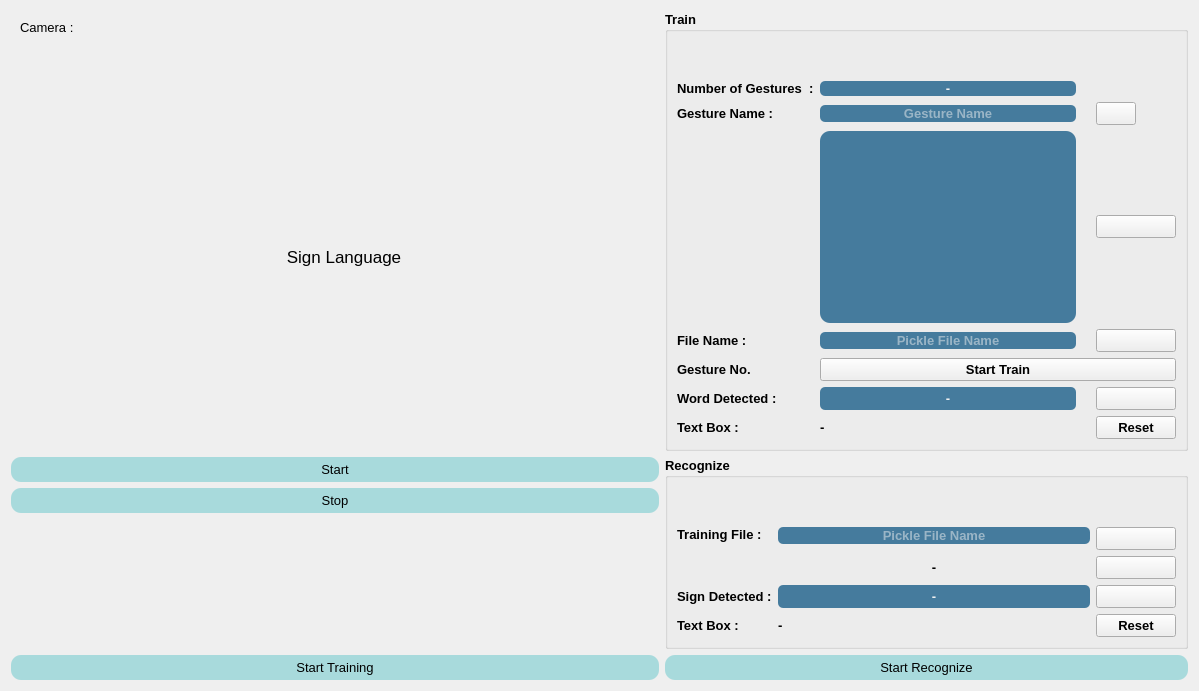
               <widget class="QWidget" name="page_sign">
                <layout class="QGridLayout" name="gridLayout_2">
                 <item row="0" column="0" alignment="Qt::AlignTop">
                  <widget class="QWidget" name="Camera" native="true">
                   <property name="minimumSize">
                    <size>
                     <width>648</width>
                     <height>432</height>
                    </size>
                   </property>
                   <property name="maximumSize">
                    <size>
                     <width>640</width>
                     <height>360</height>
                    </size>
                   </property>
                   <layout class="QVBoxLayout" name="verticalLayout_17">
                    <item>
                     <widget class="QLabel" name="label_11">
                      <property name="font">
                       <font>
                        <pointsize>10</pointsize>
                       </font>
                      </property>
                      <property name="text">
                       <string>Camera :</string>
                      </property>
                     </widget>
                    </item>
                    <item alignment="Qt::AlignTop">
                     <widget class="QLabel" name="label_sign">
                      <property name="minimumSize">
                       <size>
                        <width>648</width>
                        <height>432</height>
                       </size>
                      </property>
                      <property name="maximumSize">
                       <size>
                        <width>640</width>
                        <height>360</height>
                       </size>
                      </property>
                      <property name="font">
                       <font>
                        <pointsize>13</pointsize>
                        <weight>50</weight>
                        <bold>false</bold>
                       </font>
                      </property>
                      <property name="text">
                       <string>Sign Language</string>
                      </property>
                      <property name="alignment">
                       <set>Qt::AlignCenter</set>
                      </property>
                      <property name="wordWrap">
                       <bool>true</bool>
                      </property>
                     </widget>
                    </item>
                   </layout>
                  </widget>
                 </item>
                 <item row="2" column="1" rowspan="3">
                  <widget class="QGroupBox" name="recognizeBox">
                   <property name="font">
                    <font>
                     <pointsize>10</pointsize>
                     <weight>75</weight>
                     <bold>true</bold>
                    </font>
                   </property>
                   <property name="title">
                    <string>Recognize</string>
                   </property>
                   <layout class="QGridLayout" name="gridLayout_3">
                    <item row="2" column="1">
                     <widget class="QLabel" name="filleFound">
                      <property name="font">
                       <font>
                        <pointsize>10</pointsize>
                       </font>
                      </property>
                      <property name="text">
                       <string>-</string>
                      </property>
                      <property name="alignment">
                       <set>Qt::AlignCenter</set>
                      </property>
                     </widget>
                    </item>
                    <item row="1" column="1" alignment="Qt::AlignTop">
                     <widget class="QLineEdit" name="fileName_line">
                      <property name="font">
                       <font>
                        <pointsize>10</pointsize>
                       </font>
                      </property>
                      <property name="styleSheet">
                       <string notr="true">background-color: rgb(69, 123, 157);
border-radius: 5px;
color: rgb(240, 240, 240);</string>
                      </property>
                      <property name="alignment">
                       <set>Qt::AlignCenter</set>
                      </property>
                      <property name="placeholderText">
                       <string>Pickle File Name</string>
                      </property>
                     </widget>
                    </item>
                    <item row="1" column="0" alignment="Qt::AlignTop">
                     <widget class="QLabel" name="training_label">
                      <property name="font">
                       <font>
                        <pointsize>10</pointsize>
                       </font>
                      </property>
                      <property name="text">
                       <string>Training File :</string>
                      </property>
                     </widget>
                    </item>
                    <item row="2" column="2">
                     <widget class="QPushButton" name="pushButton_9">
                      <property name="text">
                       <string/>
                      </property>
                     </widget>
                    </item>
                    <item row="3" column="2">
                     <widget class="QPushButton" name="refresh_button">
                      <property name="cursor">
                       <cursorShape>PointingHandCursor</cursorShape>
                      </property>
                      <property name="text">
                       <string/>
                      </property>
                      <property name="icon">
                       <iconset resource="resources.qrc">
                        <normaloff>:/icons/icons/refresh-ccw.svg</normaloff>:/icons/icons/refresh-ccw.svg</iconset>
                      </property>
                      <property name="iconSize">
                       <size>
                        <width>24</width>
                        <height>24</height>
                       </size>
                      </property>
                     </widget>
                    </item>
                    <item row="1" column="2">
                     <widget class="QPushButton" name="search_button">
                      <property name="cursor">
                       <cursorShape>PointingHandCursor</cursorShape>
                      </property>
                      <property name="text">
                       <string/>
                      </property>
                      <property name="icon">
                       <iconset resource="resources.qrc">
                        <normaloff>:/icons/icons/search.svg</normaloff>:/icons/icons/search.svg</iconset>
                      </property>
                      <property name="iconSize">
                       <size>
                        <width>24</width>
                        <height>24</height>
                       </size>
                      </property>
                     </widget>
                    </item>
                    <item row="3" column="1">
                     <widget class="QLabel" name="detected_label">
                      <property name="font">
                       <font>
                        <pointsize>10</pointsize>
                       </font>
                      </property>
                      <property name="styleSheet">
                       <string notr="true">background-color: rgb(69, 123, 157);
border-radius: 5px;
color: rgb(240, 240, 240);</string>
                      </property>
                      <property name="text">
                       <string>-</string>
                      </property>
                      <property name="alignment">
                       <set>Qt::AlignCenter</set>
                      </property>
                     </widget>
                    </item>
                    <item row="0" column="0">
                     <spacer name="verticalSpacer_4">
                      <property name="orientation">
                       <enum>Qt::Vertical</enum>
                      </property>
                      <property name="sizeHint" stdset="0">
                       <size>
                        <width>20</width>
                        <height>40</height>
                       </size>
                      </property>
                     </spacer>
                    </item>
                    <item row="3" column="0">
                     <widget class="QLabel" name="label_19">
                      <property name="font">
                       <font>
                        <pointsize>10</pointsize>
                       </font>
                      </property>
                      <property name="cursor">
                       <cursorShape>PointingHandCursor</cursorShape>
                      </property>
                      <property name="text">
                       <string>Sign Detected :</string>
                      </property>
                     </widget>
                    </item>
                    <item row="4" column="2">
                     <widget class="QPushButton" name="resetTextBoxRecog_Button">
                      <property name="font">
                       <font>
                        <pointsize>10</pointsize>
                       </font>
                      </property>
                      <property name="cursor">
                       <cursorShape>PointingHandCursor</cursorShape>
                      </property>
                      <property name="text">
                       <string>Reset</string>
                      </property>
                     </widget>
                    </item>
                    <item row="4" column="0">
                     <widget class="QLabel" name="label_21">
                      <property name="font">
                       <font>
                        <pointsize>10</pointsize>
                       </font>
                      </property>
                      <property name="text">
                       <string>Text Box :</string>
                      </property>
                     </widget>
                    </item>
                    <item row="4" column="1">
                     <widget class="QLabel" name="textBoxRecog_label">
                      <property name="font">
                       <font>
                        <pointsize>10</pointsize>
                       </font>
                      </property>
                      <property name="text">
                       <string>-</string>
                      </property>
                     </widget>
                    </item>
                   </layout>
                  </widget>
                 </item>
                 <item row="2" column="0">
                  <widget class="QPushButton" name="sign_start">
                   <property name="font">
                    <font>
                     <pointsize>10</pointsize>
                    </font>
                   </property>
                   <property name="cursor">
                    <cursorShape>PointingHandCursor</cursorShape>
                   </property>
                   <property name="styleSheet">
                    <string notr="true">QPushButton {
	background-color: rgb(168, 218, 220);
	padding: 5px 10px;
	border-radius: 10px;
}

QPushButton:hover{
	background-color: rgb(158, 208, 210);
}</string>
                   </property>
                   <property name="text">
                    <string>Start</string>
                   </property>
                   <property name="icon">
                    <iconset resource="resources.qrc">
                     <normaloff>:/icons/icons/video.svg</normaloff>:/icons/icons/video.svg</iconset>
                   </property>
                   <property name="iconSize">
                    <size>
                     <width>24</width>
                     <height>24</height>
                    </size>
                   </property>
                  </widget>
                 </item>
                 <item row="3" column="0">
                  <widget class="QPushButton" name="sign_stop">
                   <property name="font">
                    <font>
                     <pointsize>10</pointsize>
                    </font>
                   </property>
                   <property name="cursor">
                    <cursorShape>PointingHandCursor</cursorShape>
                   </property>
                   <property name="styleSheet">
                    <string notr="true">QPushButton {
	background-color: rgb(168, 218, 220);
	padding: 5px 10px;
	border-radius: 10px;
}

QPushButton:hover{
	background-color: rgb(158, 208, 210);
}</string>
                   </property>
                   <property name="text">
                    <string>Stop</string>
                   </property>
                   <property name="icon">
                    <iconset resource="resources.qrc">
                     <normaloff>:/icons/icons/video-off.svg</normaloff>:/icons/icons/video-off.svg</iconset>
                   </property>
                   <property name="iconSize">
                    <size>
                     <width>24</width>
                     <height>24</height>
                    </size>
                   </property>
                  </widget>
                 </item>
                 <item row="0" column="1" rowspan="2">
                  <widget class="QGroupBox" name="groupBox_train">
                   <property name="font">
                    <font>
                     <pointsize>10</pointsize>
                     <weight>75</weight>
                     <bold>true</bold>
                    </font>
                   </property>
                   <property name="title">
                    <string>Train</string>
                   </property>
                   <layout class="QGridLayout" name="gridLayout">
                    <item row="2" column="0">
                     <widget class="QLabel" name="label_9">
                      <property name="font">
                       <font>
                        <pointsize>10</pointsize>
                       </font>
                      </property>
                      <property name="text">
                       <string>Number of Gestures  :</string>
                      </property>
                     </widget>
                    </item>
                    <item row="6" column="1">
                     <widget class="QLineEdit" name="lineEdit_2">
                      <property name="font">
                       <font>
                        <pointsize>10</pointsize>
                       </font>
                      </property>
                      <property name="styleSheet">
                       <string notr="true">background-color: rgb(69, 123, 157);
border-radius: 5px;
color: rgb(240, 240, 240);</string>
                      </property>
                      <property name="alignment">
                       <set>Qt::AlignCenter</set>
                      </property>
                      <property name="placeholderText">
                       <string>Pickle File Name</string>
                      </property>
                     </widget>
                    </item>
                    <item row="6" column="3">
                     <widget class="QPushButton" name="pushButton_3">
                      <property name="cursor">
                       <cursorShape>PointingHandCursor</cursorShape>
                      </property>
                      <property name="text">
                       <string/>
                      </property>
                      <property name="icon">
                       <iconset resource="resources.qrc">
                        <normaloff>:/icons/icons/folder-plus.svg</normaloff>:/icons/icons/folder-plus.svg</iconset>
                      </property>
                      <property name="iconSize">
                       <size>
                        <width>24</width>
                        <height>24</height>
                       </size>
                      </property>
                     </widget>
                    </item>
                    <item row="4" column="3">
                     <widget class="QPushButton" name="pushButton">
                      <property name="minimumSize">
                       <size>
                        <width>40</width>
                        <height>0</height>
                       </size>
                      </property>
                      <property name="maximumSize">
                       <size>
                        <width>40</width>
                        <height>16777215</height>
                       </size>
                      </property>
                      <property name="cursor">
                       <cursorShape>PointingHandCursor</cursorShape>
                      </property>
                      <property name="text">
                       <string/>
                      </property>
                      <property name="icon">
                       <iconset resource="resources.qrc">
                        <normaloff>:/icons/icons/send.svg</normaloff>:/icons/icons/send.svg</iconset>
                      </property>
                      <property name="iconSize">
                       <size>
                        <width>24</width>
                        <height>24</height>
                       </size>
                      </property>
                     </widget>
                    </item>
                    <item row="6" column="2">
                     <widget class="QLabel" name="label_18">
                      <property name="text">
                       <string/>
                      </property>
                     </widget>
                    </item>
                    <item row="8" column="3">
                     <widget class="QPushButton" name="pushButton_5">
                      <property name="cursor">
                       <cursorShape>PointingHandCursor</cursorShape>
                      </property>
                      <property name="text">
                       <string/>
                      </property>
                      <property name="icon">
                       <iconset resource="resources.qrc">
                        <normaloff>:/icons/icons/refresh-ccw.svg</normaloff>:/icons/icons/refresh-ccw.svg</iconset>
                      </property>
                      <property name="iconSize">
                       <size>
                        <width>24</width>
                        <height>24</height>
                       </size>
                      </property>
                     </widget>
                    </item>
                    <item row="4" column="1">
                     <widget class="QLineEdit" name="lineEdit">
                      <property name="font">
                       <font>
                        <pointsize>10</pointsize>
                       </font>
                      </property>
                      <property name="styleSheet">
                       <string notr="true">background-color: rgb(69, 123, 157);
border-radius : 5px;
color: rgb(240, 240, 240);</string>
                      </property>
                      <property name="alignment">
                       <set>Qt::AlignCenter</set>
                      </property>
                      <property name="placeholderText">
                       <string>Gesture Name</string>
                      </property>
                     </widget>
                    </item>
                    <item row="5" column="3">
                     <widget class="QPushButton" name="pushButton_2">
                      <property name="cursor">
                       <cursorShape>PointingHandCursor</cursorShape>
                      </property>
                      <property name="text">
                       <string/>
                      </property>
                      <property name="icon">
                       <iconset resource="resources.qrc">
                        <normaloff>:/icons/icons/save.svg</normaloff>:/icons/icons/save.svg</iconset>
                      </property>
                      <property name="iconSize">
                       <size>
                        <width>24</width>
                        <height>24</height>
                       </size>
                      </property>
                     </widget>
                    </item>
                    <item row="4" column="0">
                     <widget class="QLabel" name="label_10">
                      <property name="font">
                       <font>
                        <pointsize>10</pointsize>
                       </font>
                      </property>
                      <property name="text">
                       <string>Gesture Name :</string>
                      </property>
                     </widget>
                    </item>
                    <item row="7" column="1" colspan="3">
                     <widget class="QPushButton" name="pushButton_4">
                      <property name="font">
                       <font>
                        <pointsize>10</pointsize>
                       </font>
                      </property>
                      <property name="cursor">
                       <cursorShape>PointingHandCursor</cursorShape>
                      </property>
                      <property name="text">
                       <string>Start Train</string>
                      </property>
                      <property name="icon">
                       <iconset resource="resources.qrc">
                        <normaloff>:/icons/icons/upload.svg</normaloff>:/icons/icons/upload.svg</iconset>
                      </property>
                     </widget>
                    </item>
                    <item row="7" column="0">
                     <widget class="QLabel" name="label_15">
                      <property name="font">
                       <font>
                        <pointsize>10</pointsize>
                       </font>
                      </property>
                      <property name="text">
                       <string>Gesture No. </string>
                      </property>
                     </widget>
                    </item>
                    <item row="8" column="0">
                     <widget class="QLabel" name="label_16">
                      <property name="font">
                       <font>
                        <pointsize>10</pointsize>
                       </font>
                      </property>
                      <property name="text">
                       <string>Word Detected :</string>
                      </property>
                     </widget>
                    </item>
                    <item row="6" column="0">
                     <widget class="QLabel" name="label_13">
                      <property name="font">
                       <font>
                        <pointsize>10</pointsize>
                       </font>
                      </property>
                      <property name="text">
                       <string>File Name :</string>
                      </property>
                     </widget>
                    </item>
                    <item row="1" column="0">
                     <spacer name="verticalSpacer_5">
                      <property name="orientation">
                       <enum>Qt::Vertical</enum>
                      </property>
                      <property name="sizeType">
                       <enum>QSizePolicy::Maximum</enum>
                      </property>
                      <property name="sizeHint" stdset="0">
                       <size>
                        <width>20</width>
                        <height>40</height>
                       </size>
                      </property>
                     </spacer>
                    </item>
                    <item row="2" column="1">
                     <widget class="QLabel" name="label_14">
                      <property name="font">
                       <font>
                        <pointsize>10</pointsize>
                       </font>
                      </property>
                      <property name="styleSheet">
                       <string notr="true">background-color: rgb(69, 123, 157);
border-radius: 5px;
color: rgb(240, 240, 240);</string>
                      </property>
                      <property name="text">
                       <string>-</string>
                      </property>
                      <property name="alignment">
                       <set>Qt::AlignCenter</set>
                      </property>
                     </widget>
                    </item>
                    <item row="5" column="1">
                     <widget class="QListWidget" name="listWidget">
                      <property name="font">
                       <font>
                        <pointsize>10</pointsize>
                       </font>
                      </property>
                      <property name="styleSheet">
                       <string notr="true">background-color:rgb(69, 123, 157);
border-radius: 10px;
color: rgb(240, 240, 240);</string>
                      </property>
                     </widget>
                    </item>
                    <item row="8" column="1">
                     <widget class="QLabel" name="label_17">
                      <property name="font">
                       <font>
                        <pointsize>10</pointsize>
                       </font>
                      </property>
                      <property name="styleSheet">
                       <string notr="true">background-color: rgb(69, 123, 157);
border-radius: 5px;
color: rgb(240, 240, 240);</string>
                      </property>
                      <property name="text">
                       <string>-</string>
                      </property>
                      <property name="alignment">
                       <set>Qt::AlignCenter</set>
                      </property>
                     </widget>
                    </item>
                    <item row="9" column="0">
                     <widget class="QLabel" name="label_20">
                      <property name="font">
                       <font>
                        <pointsize>10</pointsize>
                       </font>
                      </property>
                      <property name="text">
                       <string>Text Box :</string>
                      </property>
                     </widget>
                    </item>
                    <item row="9" column="1">
                     <widget class="QLabel" name="textBox_label">
                      <property name="sizePolicy">
                       <sizepolicy hsizetype="Preferred" vsizetype="Preferred">
                        <horstretch>0</horstretch>
                        <verstretch>0</verstretch>
                       </sizepolicy>
                      </property>
                      <property name="font">
                       <font>
                        <pointsize>10</pointsize>
                       </font>
                      </property>
                      <property name="text">
                       <string>-</string>
                      </property>
                      <property name="wordWrap">
                       <bool>true</bool>
                      </property>
                     </widget>
                    </item>
                    <item row="9" column="3">
                     <widget class="QPushButton" name="resetTextBox_Button">
                      <property name="font">
                       <font>
                        <pointsize>10</pointsize>
                       </font>
                      </property>
                      <property name="text">
                       <string>Reset</string>
                      </property>
                     </widget>
                    </item>
                   </layout>
                  </widget>
                 </item>
                 <item row="5" column="0">
                  <widget class="QPushButton" name="trainingBtn">
                   <property name="font">
                    <font>
                     <pointsize>10</pointsize>
                    </font>
                   </property>
                   <property name="cursor">
                    <cursorShape>PointingHandCursor</cursorShape>
                   </property>
                   <property name="styleSheet">
                    <string notr="true">QPushButton {
	background-color: rgb(168, 218, 220);
	padding: 5px 10px;
	border-radius: 10px;
}

QPushButton:hover{
	background-color: rgb(158, 208, 210);
}</string>
                   </property>
                   <property name="text">
                    <string>Start Training</string>
                   </property>
                   <property name="icon">
                    <iconset resource="resources.qrc">
                     <normaloff>:/icons/icons/rotate-cw.svg</normaloff>:/icons/icons/rotate-cw.svg</iconset>
                   </property>
                   <property name="iconSize">
                    <size>
                     <width>24</width>
                     <height>24</height>
                    </size>
                   </property>
                  </widget>
                 </item>
                 <item row="5" column="1">
                  <widget class="QPushButton" name="recognizeBtn">
                   <property name="font">
                    <font>
                     <pointsize>10</pointsize>
                    </font>
                   </property>
                   <property name="cursor">
                    <cursorShape>PointingHandCursor</cursorShape>
                   </property>
                   <property name="styleSheet">
                    <string notr="true">QPushButton {
	background-color: rgb(168, 218, 220);
	padding: 5px 10px;
	border-radius: 10px;
}

QPushButton:hover{
	background-color: rgb(158, 208, 210);
}</string>
                   </property>
                   <property name="text">
                    <string>Start Recognize</string>
                   </property>
                   <property name="icon">
                    <iconset resource="resources.qrc">
                     <normaloff>:/icons/icons/loader.svg</normaloff>:/icons/icons/loader.svg</iconset>
                   </property>
                   <property name="iconSize">
                    <size>
                     <width>24</width>
                     <height>24</height>
                    </size>
                   </property>
                  </widget>
                 </item>
                </layout>
               </widget>
